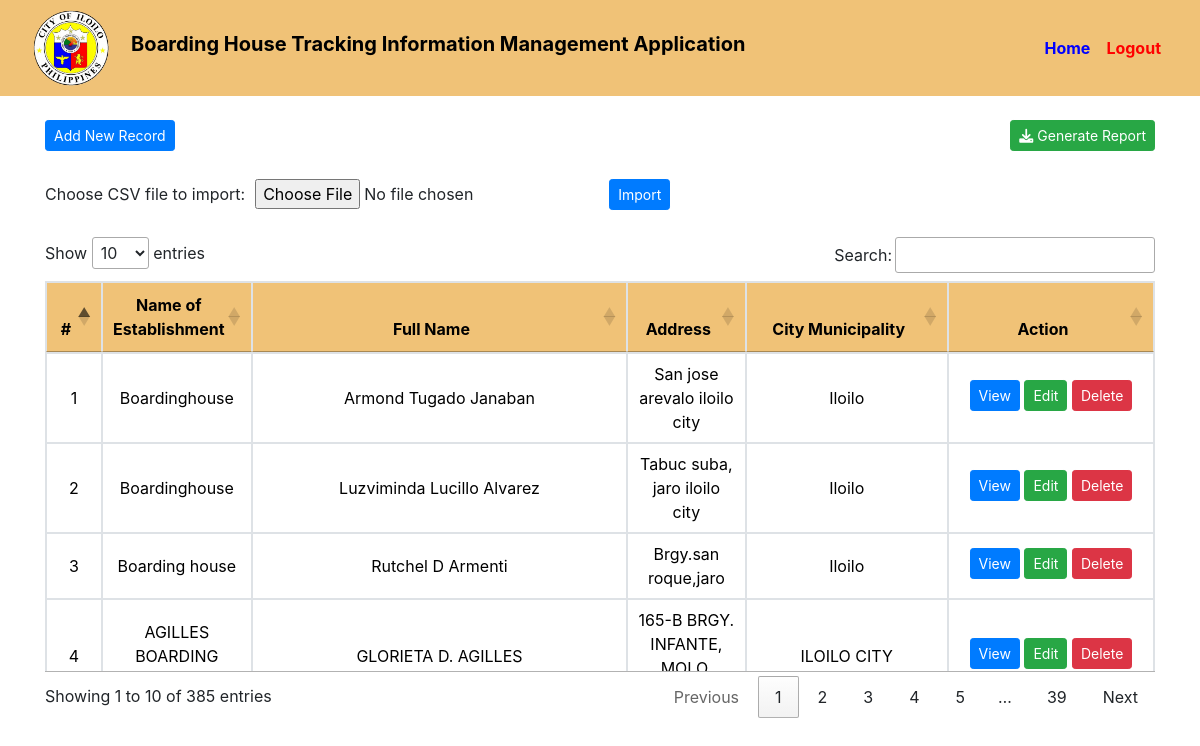
Screenshot of /records.php (signed in) with the database file from the repository.
### tables this page shows
CREATE TABLE `boarding_house_tracking` (
  `bh_start` datetime DEFAULT NULL,
  `bh_end` datetime DEFAULT NULL,
  `bh_today` date DEFAULT NULL,
  `bh_device_id` varchar(255) DEFAULT NULL,
  `bh_audit` varchar(255) DEFAULT NULL,
  `account_number` varchar(255) NOT NULL,
  `establishment_name` varchar(255) NOT NULL,
  `first_name` varchar(255) NOT NULL,
  `middle_name` varchar(255) NOT NULL,
  `last_name` varchar(255) NOT NULL,
  `suffix` varchar(255) NOT NULL,
  `bh_address` varchar(255) NOT NULL,
  `bh_municipality` varchar(255) NOT NULL,
  `bh_district` varchar(255) NOT NULL,
  `bh_barangay` varchar(255) NOT NULL,
  `bh_province` varchar(255) NOT NULL,
  `bh_control_no` varchar(255) NOT NULL,
  `bh_or_num` varchar(255) NOT NULL,
  `date_issued` varchar(255) NOT NULL,
  `amount_paid` float NOT NULL,
  `bh_bpn` varchar(255) NOT NULL,
  `bh_mp` varchar(255) NOT NULL,
  `date_paid` date NOT NULL,
  `bh_period_cover` varchar(255) NOT NULL,
  `bh_complaint` varchar(255) NOT NULL,
  `bh_construction_kind` varchar(255) NOT NULL,
  `bh_specify` varchar(255) DEFAULT NULL,
  `bh_class` varchar(255) NOT NULL,
  `bh_room` int(255) NOT NULL,
  `bh_occupants` int(255) NOT NULL,
  `bh_overcrowded` varchar(255) NOT NULL,
  `bh_rates_charge` varchar(255) NOT NULL,
  `bh_ratescharge_other` varchar(255) DEFAULT NULL,
  `bh_rate` int(255) NOT NULL,
  `bh_water_source` varchar(255) NOT NULL,
  `bh_nawasa` tinyint(1) NOT NULL DEFAULT 0,
  `bh_deepwell` tinyint(1) NOT NULL DEFAULT 0,
  `bh_adequate` varchar(255) NOT NULL,
  `bh_portable` varchar(255) NOT NULL,
  `bh_toilet_type` varchar(255) NOT NULL,
  `bh_toilet_cond` varchar(255) NOT NULL,
  `bh_bath_type` varchar(255) NOT NULL,
  `bh_bath_cond` varchar(255) NOT NULL,
  `bh_cr_num` int(255) NOT NULL,
  `bh_bathroom_num` int(255) NOT NULL,
  `bh_premises_cond` varchar(255) NOT NULL,
  `bh_garbage_disposal` varchar(255) NOT NULL,
  `bh_garbage_other` varchar(255) NOT NULL,
  `bh_dps` int(255) DEFAULT NULL,
  `bh_sewage_disposal` varchar(255) NOT NULL,
  `bh_sewage_other` varchar(255) NOT NULL,
  `bh_sd_dps` int(255) DEFAULT NULL,
  `bh_rodent_disposal` varchar(255) NOT NULL,
  `bh_rodent_other` text NOT NULL,
  `light_ventilation` varchar(255) NOT NULL,
  `natural_artificial` varchar(255) NOT NULL,
  `establishment_extension` varchar(255) NOT NULL,
  `specify_txt` varchar(255) DEFAULT NULL,
  `with_permit` varchar(255) NOT NULL,
  `bh_remarks` varchar(255) NOT NULL,
  `office_required` date DEFAULT NULL,
  `inspected_by` varchar(255) NOT NULL,
  `acknowledge_by` varchar(255) NOT NULL,
  `current_loc` varchar(255) NOT NULL,
  `bh_latitude` varchar(255) NOT NULL,
  `bh_longitude` varchar(255) NOT NULL,
  `bh_altitude` varchar(255) NOT NULL,
  `bh_precision` varchar(255) NOT NULL,
  `bh_image` varchar(255) NOT NULL,
  `bh_permit_control` varchar(255) DEFAULT NULL,
  `bh_class_rates` varchar(255) DEFAULT NULL,
  `bh_facilities` varchar(255) DEFAULT NULL,
  `bh_id` int(255) DEFAULT NULL,
  `bh_uuid` varchar(255) DEFAULT NULL,
  `submission_time` datetime DEFAULT current_timestamp(),
  `bh_valid_status` varchar(255) DEFAULT NULL,
  `bh_notes` varchar(255) DEFAULT NULL,
  `bh_status` varchar(255) DEFAULT NULL,
  `submitted_by` varchar(255) DEFAULT NULL,
  `bh_version` varchar(255) DEFAULT NULL,
  `bh_tags` varchar(255) DEFAULT NULL,
  `id` int(11) NOT NULL
);

### records.php (the view, shortened to what this page needs)
<?php
include 'includes/header.php';
?>
<div class="container">
        <a style = "display:relative; float: right;" href="generate_report.php" class="btn btn-success btn-sm rounded-s"><i class="fas fa-download"></i> Generate Report</a>
        <a href="create.php" class="btn btn-primary  btn-sm rounded-s"> Add New Record</a>
    <br>
    <br>
    <form action="import_csv.php" method="post" enctype="multipart/form-data">
        <div class="form-row align-items-center">
            <div class="col-auto">
                <label for="file" class="col-form-label">Choose CSV file to import:</label>
            </div>
            <div class="col-auto">
                <input type="file" class="form-control-file" id="file" name="file">
            </div>
            <div class="col-auto">
                <button type="submit" class="btn btn-primary btn-sm rounded-s">Import</button>
            </div>
        </div>
    </form>
            <br>
            <div class="card-title-body">
                <script>
                    $(document).ready(function() {
                        var table = $('#recordstable').DataTable({
                            'pageLength': 10,
                            'scrollY': '40vh',
                            columnDefs: [{
                                    width: '10%',
                                    targets: 1
                                },
                                {
                                    width: '10%',
                                    targets: 3
                                },
                            ]
                        });
                        $('.nav-link').click(function() {
                            table.columns.adjust().draw();
                        });
                    });
                </script>
<table class="table table-bordered" id="recordstable">
                    <thead>
                        <tr>
                            <th class="text-center" style="color: black; background-color:#f0c277">#</th>
                            <th class="text-center" style="color: black; background-color:#f0c277">Name of Establishment</th>
                            <th class="text-center" style="color: black; background-color:#f0c277">Full Name</th>
                            <th class="text-center" style="color: black; background-color:#f0c277">Address</th>
                            <th class="text-center" style="color: black; background-color:#f0c277">City Municipality</th>
                            <th class="text-center" style="color: black; background-color:#f0c277">Action</th>
                        </tr>
                    </thead>
                    <tbody>
                        <?php
                        $servername = "localhost";
                        $username = "root";
                        $password = "";
                        $database = "bh_tracking";
                        try {
                            $conn = new PDO("mysql:host=$servername;dbname=$database", $username, $password);
                            $conn->setAttribute(PDO::ATTR_ERRMODE, PDO::ERRMODE_EXCEPTION);
                            $sql = "SELECT id, account_number, establishment_name, first_name, middle_name, last_name, bh_address, bh_municipality FROM boarding_house_tracking";
                            $stmt = $conn->prepare($sql);
                            $stmt->execute();
                            if ($stmt->rowCount() > 0) {
                                while ($row = $stmt->fetch(PDO::FETCH_ASSOC)) {
                                    echo "<tr>";
                                    echo "<td class='text-center'>" . $row['id'] . "</td>";
                                    echo "<td class='text-center'>" . $row['establishment_name'] . "</td>";
                                    echo "<td class='text-center'>" . $row['first_name'] . ' ' . $row['middle_name'] . ' ' . $row['last_name'];
                                    echo "</td>";
                                    echo "<td class='text-center'>" . $row['bh_address'] . "</td>";
                                    echo "<td class='text-center'>" . $row['bh_municipality'] . "</td>";
                                    echo "<td class='text-center'>
                                    <a class='btn btn-primary btn-sm rounded-s' style='margin-bottom: 5px;' href='form.php?id=" . $row['id'] . "'>
                                        View
                                    </a>
                                    <a class='btn btn-success btn-sm rounded-s' style='margin-bottom: 5px;' href='bh_edit.php?id=" . $row['id'] . "'>
                                        Edit
                                    </a>
                                    <a class='btn btn-danger btn-sm rounded-s' style='margin-bottom: 5px;' onclick='deleteRecord(" . $row['id'] . ")'>
                                        Delete
                                    </a>
                                </td>";
                                    echo "</tr>";
                                }
                            } else {
                                echo "<tr><td colspan='5' class='text-center'>No records found</td></tr>";
                            }
                        } catch (PDOException $e) {
                            echo "Connection failed: " . $e->getMessage();
                        }
                        ?>
                    </tbody>
                </table>
            </div>
        </div>
<?php
include 'includes/footer.php';
?>

### includes/header.php (shortened to what this page needs)
<!doctype html>
<html lang="en">
<head>
    <link href="https://cdn.jsdelivr.net/npm/bootstrap@5.3.2/dist/css/bootstrap.min.css" rel="stylesheet">
    <link rel="stylesheet" href="https://cdnjs.cloudflare.com/ajax/libs/font-awesome/5.15.3/css/all.min.css">
    <link rel="stylesheet" href="https://cdnjs.cloudflare.com/ajax/libs/font-awesome/6.0.0-beta3/css/all.min.css">
    <link rel="stylesheet" type="text/css" href="https://stackpath.bootstrapcdn.com/bootstrap/4.5.2/css/bootstrap.min.css">
    <link rel="stylesheet" href="https://cdnjs.cloudflare.com/ajax/libs/font-awesome/5.15.3/css/all.min.css">
    <link rel="stylesheet" href="https://cdn.datatables.net/1.12.1/css/jquery.dataTables.min.css">
    <link href="https://maxcdn.bootstrapcdn.com/bootstrap/4.5.2/css/bootstrap.min.css" rel="stylesheet">
</head>
<header>
    <nav class="navbar navbar-expand-lg navbar-dark bg-red sticky-top">
        <div class="container-fluid">
            <a href="records.php"><img src="resources/img/iloilo.png" alt="" height="80"></a>
            <h5 style="color: black; font-weight: bold; margin-left: 20px;">Boarding House Tracking Information Management Application</h5>
            <ul class="navbar-nav ml-auto">
    <li class="nav-item">
        <a href="records.php" class="nav-link" style="color: blue; font-weight: bold;">Home</a>
    </li>
    <li class="nav-item">
        <a href="logout.php" class="nav-link logout-link" style="color: red; font-weight: bold;">Logout</a>
    </li>
</ul>
        </div>
    </nav>
</header>
<body>
    <br>

### includes/footer.php
<br>
<br>
</body>
</html>

### includes/header.php (style rules this page uses)
nav { background-color: #f0c277; }

### rows the page displays
boarding_house_tracking: id "1", establishment_name "Boardinghouse", first_name "Armond", middle_name "Tugado", last_name "Janaban", bh_address "San jose arevalo iloilo city", bh_municipality "Iloilo"
boarding_house_tracking: id "2", establishment_name "Boardinghouse", first_name "Luzviminda", middle_name "Lucillo", last_name "Alvarez", bh_address "Tabuc suba, jaro iloilo city", bh_municipality "Iloilo"
boarding_house_tracking: id "3", establishment_name "Boarding house", first_name "Rutchel", middle_name "D", last_name "Armenti", bh_address "Brgy.san roque,jaro", bh_municipality "Iloilo"
boarding_house_tracking: id "4", establishment_name "AGILLES BOARDING…", first_name "GLORIETA", middle_name "D.", last_name "AGILLES", bh_address "165-B BRGY. INFANTE,…", bh_municipality "ILOILO CITY"
